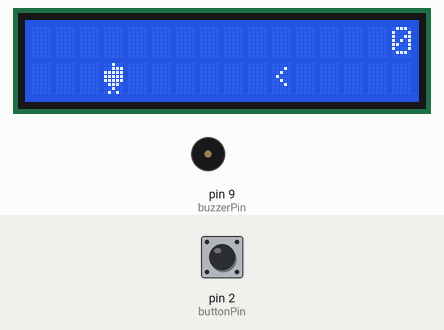
Simulated run of this sketch. Board: Arduino Uno, built with avr-gcc and run on an emulated ATmega328P. Parts: 16×2 character LCD, buzzer (waves = sounding). Inputs (shaded band) come from the test bench; at power-on: pin 2 (buttonPin) HIGH.

Above: at 1.2 s.
1.3 s: pin 2 (buttonPin) pulled LOW for 1 s
At 2.92 s:
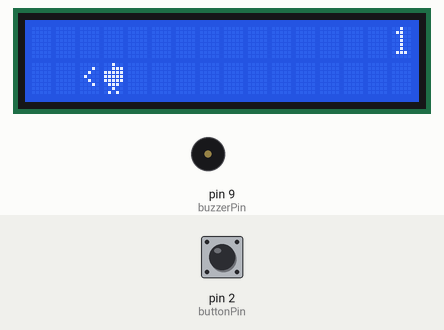
4.5 s: pin 2 (buttonPin) pulled LOW for 1 s
At 4.82 s:
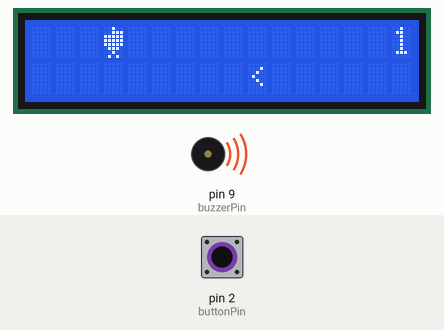
8.4 s: pin 2 (buttonPin) pulled LOW for 0.15 s
At 9.51 s:
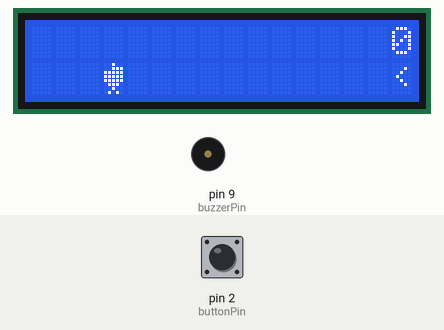
11.5 s: pin 2 (buttonPin) pulled LOW for 0.15 s
At 11.61 s:
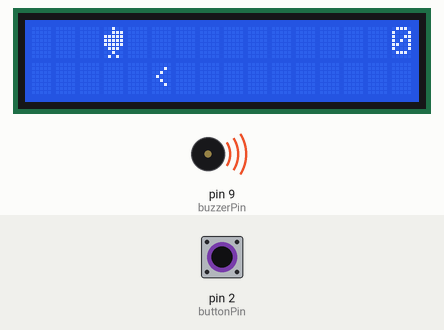
Timing chart, 0 to 14.5 s (numbered marks = the images above; inputs shaded):
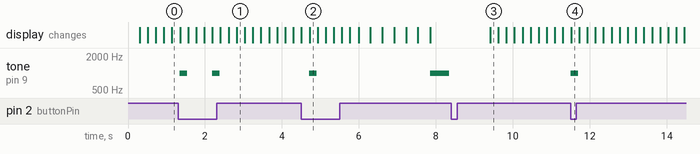

Measured:
- after the input at 8.4 s, the display: changes after 1.0 s (image 3)

The sketch:

google_chrome_rocket_game.ino
```cpp
#include <Wire.h>
#include <LiquidCrystal_I2C.h>

LiquidCrystal_I2C lcd(0x27, 16, 2);

const int buttonPin = 2;
const int buzzerPin = 9;
int score = 0;
int jumpHeight = 0;
bool isJumping = false;

// Pola karakter pesawat
byte pesawat[8] = {
  0b00100,
  0b00111,
  0b11111,
  0b11111,
  0b11111,
  0b01110,
  0b00100,
  0b01010,
};

// Pola karakter "<"
byte awan[8] = {
  0b00000,
  0b00010,
  0b00100,
  0b01000,
  0b00100,
  0b00010,
  0b00000,
  0b00000,
};

bool gameOver = false;

void setup() {
  pinMode(buttonPin, INPUT_PULLUP);
  pinMode(buzzerPin, OUTPUT);

  lcd.init();
  lcd.backlight();
  lcd.createChar(0, pesawat);    // Buat karakter pesawat
  lcd.createChar(1, awan);       // Buat karakter "<"

  Serial.begin(9600);
}

void loop() {
  // Cek apakah permainan berakhir
  if (gameOver) {
    lcd.clear();

    // Animasi untuk tampilan "Try again" di tengah
    for (int i = 0; i < 3; i++) {
      lcd.setCursor(2, 0);
      lcd.print("^^Try Again^^");
      delay(300);
      lcd.clear();
      delay(300);
    }

    lcd.setCursor(3, 0);
    lcd.print(">> Loser <<");

    lcd.setCursor(5, 1);
    lcd.print(" Score: ");
    lcd.print(score);

    tone(buzzerPin, 1000, 500);

    while (digitalRead(buttonPin) == HIGH) {
      // Menunggu tombol ditekan
    }

    delay(500);

    score = 0;
    gameOver = false;
    jumpHeight = 0;
    delay(500);
  } else {
    // loop awan bergerak
    for (int position = 15; position >= 0; position--) {
      lcd.clear();

      // Cek jika tombol ditekan untuk membuat pesawat melompat
      if (digitalRead(buttonPin) == LOW && !isJumping) {
        isJumping = true;
        tone(buzzerPin, 1000, 200);
      }

      // Logika lompat max 3
      if (isJumping) {
        if (jumpHeight < 3) {
          lcd.setCursor(3, 0);
          lcd.write((byte)0);   // Tampilkan pesawat di baris pertama saat melompat
          jumpHeight++;
        } else {
          lcd.setCursor(3, 1);
          lcd.write((byte)0);
          jumpHeight = 0;
          isJumping = false;
          noTone(buzzerPin);
        }
      } else {
        lcd.setCursor(3, 1);
        lcd.write((byte)0);
      }

      if(position == 4) {
        score += 1;
      }

      lcd.setCursor(13, 0);
      if(score < 10) {
        lcd.print("  ");
      } else if (score < 100) {
        lcd.print(" ");
      }
      lcd.print(score);

      lcd.setCursor(position, 1);
      lcd.write((byte)1);

      if (position == 3 && !isJumping) {
        gameOver = true;
        break;
      }

      delay(200);
    }
  }
}
```
